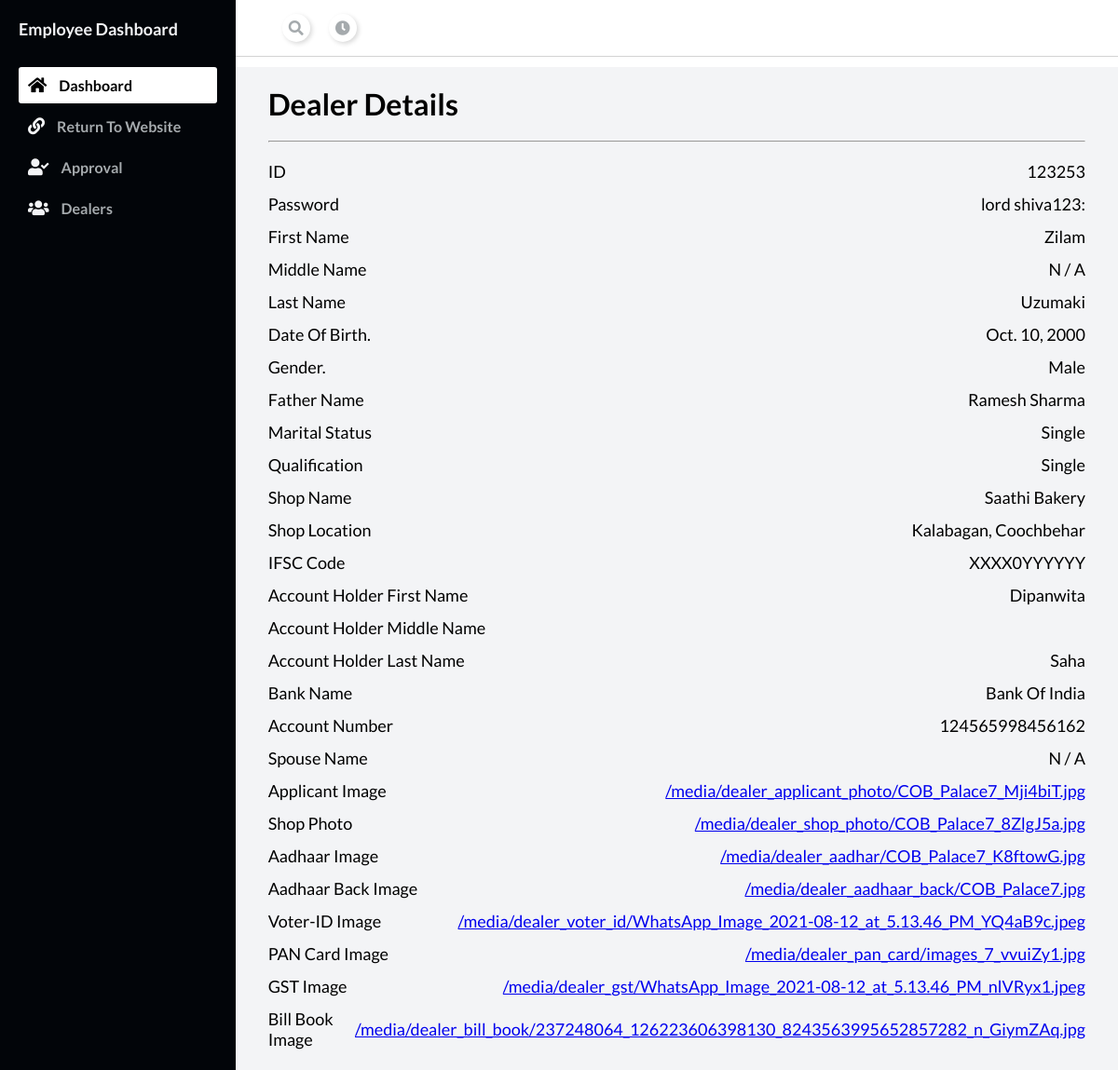
The page /employee_dashboard/dealer_details/8 on the database its author committed.
### main/models.py (models this page shows, shortened)
class Dealer(models.Model):
    dealer_id = models.TextField(unique=True, blank=False)
    password = models.TextField()
    first_name = models.TextField(blank=True, null=True)
    middle_name = models.TextField(blank=True, null=True)
    last_name = models.TextField(blank=True, null=True)
    dob = models.DateField(null=True, blank=True)
    gender = models.TextField(blank=True, null=True)
    father_name = models.TextField(blank=True, null=True)
    marital_status = models.TextField(blank=True, null=True)
    spouse_name = models.TextField(blank=True, null=True)
    shop_name = models.TextField(blank=True, null=True)
    shop_location = models.TextField(blank=True, null=True)
    qualification = models.TextField(blank=True, null=True)
    applicant_photo = models.ImageField(upload_to="dealer_applicant_photo", blank=True, null=True)
    shop_photo = models.ImageField(upload_to="dealer_shop_photo", blank=True, null=True)
    aadhaar = models.ImageField(upload_to="dealer_aadhar", blank=True, null=True)
    aadhaar_back = models.ImageField(upload_to="dealer_aadhaar_back", blank=True, null=True)
    voter_id = models.ImageField(upload_to="dealer_voter_id", blank=True, null=True)
    pan_card = models.ImageField(upload_to="dealer_pan_card", blank=True, null=True)
    gst = models.ImageField(upload_to="dealer_gst", blank=True, null=True)
    bill_book = models.ImageField(upload_to="dealer_bill_book", blank=True, null=True)
    ifsc_code = models.TextField(blank=True, null=True)
    account_holder_first_name = models.TextField(blank=True, null=True)
    account_holder_middle_name = models.TextField(blank=True, null=True)
    account_holder_last_name = models.TextField(blank=True, null=True)
    account_number = models.TextField(blank=True, null=True)
    bank_name = models.TextField(blank=True, null=True)
    user = models.ForeignKey(User, on_delete=models.CASCADE, null=True)
    created_by = models.TextField(null=True, blank=True)
    employee = models.ForeignKey(Employee, null=True, blank=True, on_delete=models.CASCADE)

### employee/views.py (the view)
# urls.py: path('dealer_details/<int:id>', views.dealer_details, name="dealer_details"),
def dealer_details(request, id):
    dealer = Dealer.objects.filter(pk=id).last()
    return render(request, "Employee/dealer_details.html", {"dealer":dealer})

### Template/Employee/dealer_details.html (shortened to what this page needs)
{% extends "employee_base.html" %}
{% block body %}
<div class="main__container">
<h1>Dealer Details</h1>
<hr style="margin: 20px 0px;">
<div class="space-between">
    <p>ID</p>
    <p>{{dealer.dealer_id}}</p>
</div>
<div class="space-between">
    <p>Password</p>
    <p>{{dealer.password}}</p>
</div>
<div class="space-between">
    <p>First Name</p>
    <p>{{dealer.first_name}}</p>
</div>
<div class="space-between">
    <p>Middle Name</p>
    {% if middle_name is not None %}
        <p>{{dealer.middle_name}}</p>
    {% else %}
        <p>N / A</p>
    {% endif %}
</div>
<div class="space-between">
    <p>Last Name</p>
    <p>{{dealer.last_name}}</p>
</div>
<div class="space-between">
    <p>Date Of Birth.</p>
    <p>{{dealer.dob}}</p>
</div>
<div class="space-between">
    <p>Gender.</p>
    <p>{{dealer.gender}}</p>
</div>
<div class="space-between">
    <p>Father Name</p>
    <p>{{dealer.father_name}}</p>
</div>
<div class="space-between">
    <p>Marital Status</p>
    <p>{{dealer.marital_status}}</p>
</div>
<div class="space-between">
    <p>Qualification</p>
    <p>{{dealer.marital_status}}</p>
</div>
<div class="space-between">
    <p>Shop Name</p>
    <p>{{dealer.shop_name}}</p>
</div>
<div class="space-between">
    <p>Shop Location</p>
    <p>{{dealer.shop_location}}</p>
</div>
<div class="space-between">
    <p>IFSC Code</p>
    <p>{{dealer.ifsc_code}}</p>
</div>
<div class="space-between">
    <p>Account Holder First Name</p>
    <p>{{dealer.account_holder_first_name}}</p>
</div>
<div class="space-between">
    <p>Account Holder Middle Name</p>
</div>
<div class="space-between">
    <p>Account Holder Last Name</p>
    <p>{{dealer.account_holder_last_name}}</p>
</div>
<div class="space-between">
    <p>Bank Name</p>
    <p>{{dealer.bank_name}}</p>
</div>
<div class="space-between">
    <p>Account Number</p>
    <p>{{dealer.account_number}}</p>
</div>
<div class="space-between">
    <p>Spouse Name</p>
    {% if spouse_name is not None %}
        <p>{{dealer.spouse_name}}</p>
    {% else %}
        <p>N / A</p>
    {% endif %}
</div>
<div class="space-between">
    <p>Applicant Image</p>
    <p><a target="_blank" href="{{dealer.applicant_photo.url}}">{{dealer.applicant_photo.url}}</a></p>
</div>
<div class="space-between">
    <p>Shop Photo</p>
    <p><a target="_blank" href="{{dealer.shop_photo.url}}">{{dealer.shop_photo.url}}</a></p>
</div>
<div class="space-between">
    <p>Aadhaar Image</p>
    <p><a target="_blank" href="{{dealer.aadhaar.url}}">{{dealer.aadhaar.url}}</a></p>
</div>
<div class="space-between">
    <p>Aadhaar Back Image</p>
    <p><a target="_blank" href="{{dealer.aadhaar_back.url}}">{{dealer.aadhaar_back.url}}</a></p>
</div>
<div class="space-between">
    <p>Voter-ID Image</p>
    <p><a target="_blank" href="{{dealer.voter_id.url}}">{{dealer.voter_id.url}}</a></p>
</div>
<div class="space-between">
    <p>PAN Card Image</p>
    <p><a target="_blank" href="{{dealer.pan_card.url}}">{{dealer.pan_card.url}}</a></p>
</div>
<div class="space-between">
    <p>GST Image</p>
    <p><a target="_blank" href="{{dealer.gst.url}}">{{dealer.gst.url}}</a></p>
</div>
<div class="space-between">
    <p>Bill Book Image</p>
    <p><a target="_blank" href="{{dealer.bill_book.url}}">{{dealer.bill_book.url}}</a></p>
</div>
</div>
{% endblock body %}

### Template/employee_base.html (style rules this page uses)
* { margin: 0; padding: 0; }
body { box-sizing: border-box; font-family: "Lato", sans-serif; }
.main__container { padding: 20px 35px; }

### Template/Employee/dealer_details.html (style rules this page uses)
.space-between { display: flex; align-items: center; margin: 13px 0px; font-size: 18px; justify-content: space-between; }

### rows shown on the page
Dealer: dealer_id "123253", password "lord shiva123:", first_name "Zilam", last_name "Uzumaki", dob "Oct. 10, 2000", gender "Male", father_name "Ramesh Sharma", marital_status "Single", shop_name "Saathi Bakery", shop_location "Kalabagan, Coochbehar", ifsc_code "XXXX0YYYYYY", account_holder_first_name "Dipanwita", account_holder_last_name "Saha", bank_name "Bank Of India", account_number "124565998456162", applicant_photo "/media/dealer_applicant_photo/COB_Palace7_Mji4biT.jpg", shop_photo "/media/dealer_shop_photo/COB_Palace7_8ZlgJ5a.jpg", aadhaar "/media/dealer_aadhar/COB_Palace7_K8ftowG.jpg", aadhaar_back "/media/dealer_aadhaar_back/COB_Palace7.jpg", voter_id "/media/dealer_voter_id/WhatsApp_Image_2021-08-12_at_5.13.46_PM_YQ4aB9c.jpeg", pan_card "/media/dealer_pan_card/images_7_vvuiZy1.jpg", gst "/media/dealer_gst/WhatsApp_Image_2021-08-12_at_5.13.46_PM_nlVRyx1.jpeg", bill_book "/media/dealer_bill_book/237248064_126223606398130_8243563995652857282_n_GiymZAq.jpg"
